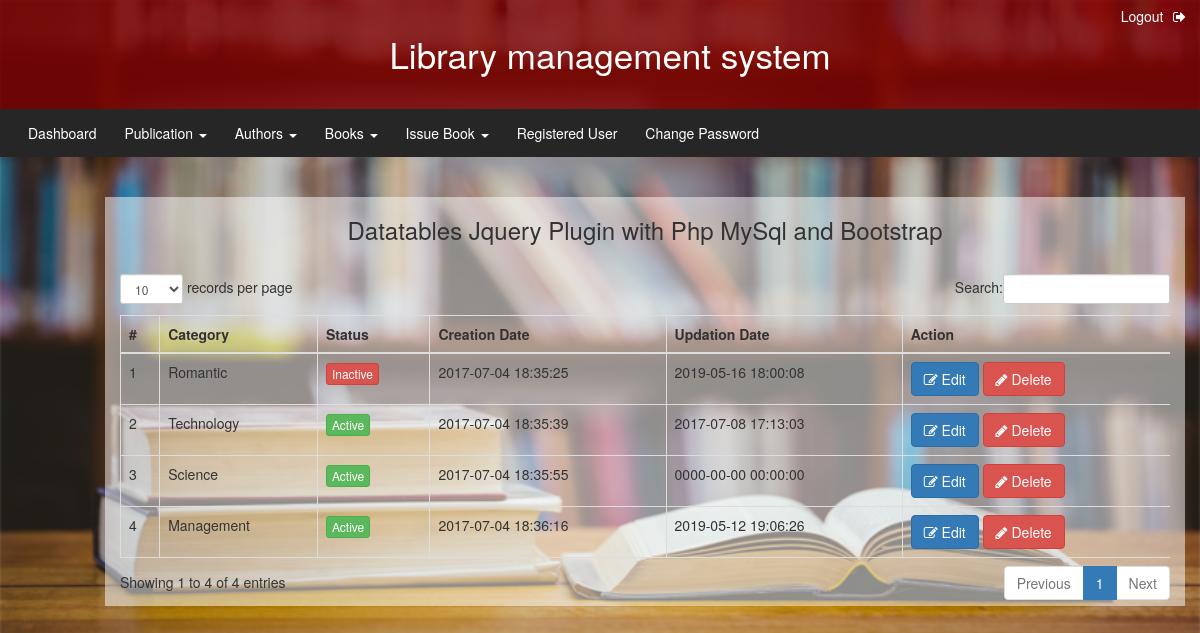
/check.php, run on the app's committed database.
### tables this page shows
CREATE TABLE `tblcategory` (
  `id` int(11) NOT NULL,
  `CategoryName` varchar(150) DEFAULT NULL,
  `Status` int(1) DEFAULT NULL,
  `CreationDate` timestamp NULL DEFAULT CURRENT_TIMESTAMP,
  `UpdationDate` timestamp NULL DEFAULT '0000-00-00 00:00:00' ON UPDATE CURRENT_TIMESTAMP
);

### check.php (the view, shortened to what this page needs)
 <?php
 $con = mysqli_connect("localhost", "root", "", "library");
 ?>
<!DOCTYPE html>
<html xmlns="http://www.w3.org/1999/xhtml">
<head>
    <link href="css/bootstrap.css" rel="stylesheet" />
    <link href="css/font-awesome.css" rel="stylesheet" />
    <link rel="stylesheet" type="text/css" href="css/template.css">
    <link href="css/style.css" rel="stylesheet" />
           <link rel="stylesheet" href="https://maxcdn.bootstrapcdn.com/bootstrap/3.3.6/css/bootstrap.min.css" />
           <link rel="stylesheet" href="https://cdn.datatables.net/1.10.12/css/dataTables.bootstrap.min.css" />
      </head>
     <body style="background-image: url('lib.png');
background-repeat: no-repeat;
background-size: cover;">
<?php include('includes/navbar2.php');?>
<br/><br/>
           <div class="container" style="background:rgba(255,255,255,0.5);margin-left:105px;width:90%;">
                <h3 align="center">Datatables Jquery Plugin with Php MySql and Bootstrap</h3>
                <br />
                <div class="table-responsive">
                     <table id="employee_data" class="table table-bordered table-hover" >
                          <thead>
                               <tr>
                                    <th>#</th>
                                    <th>Category</th>
                                    <th>Status</th>
                                    <th>Creation Date</th>
                                    <th>Updation Date</th>
                                    <th>Action</th>
                               </tr>
                          </thead>
                          <?php
                          $sql=mysqli_query($con,"SELECT * from  tblcategory");
                          $cnt=1;
                          while($row = mysqli_fetch_array($sql))
                          {?>
                            <tr>
                <td><?php echo $cnt; ?></td>
                <td><?php echo $row['CategoryName']; ?></td>
                <td class="center">
                  <?php if($row['Status']==1) {?>
                    <a href="#" class="btn btn-success btn-xs">Active</a>
                  <?php }
                   else {?>
                    <a href="#" class="btn btn-danger btn-xs">Inactive</a>
                  <?php } ?>
                </td>
                <td><?php echo $row['CreationDate']; ?></td>
                <td><?php echo $row['UpdationDate']; ?></td>
                <td class="center">
                  <a href="edit_pub.php?pubid=<?php echo $row['id'];?>"><button class="btn btn-primary"><i class="fa fa-edit "></i> Edit</button>
                  <a href="manage_publication.php?del=<?php echo $row['id'];?>" onclick="return confirm('Are you sure you want to delete?');" >  <button class="btn btn-danger"><i class="fa fa-pencil"></i> Delete</button>
                </td>
              </tr>
                           <?php $cnt=$cnt+1;}
                            ?>
                     </table>
                </div>
           </div>
      </body>
 </html>

### css/template.css (style rules this page uses)
body { background:background:rgba( 128, 0, 0,0.8);; line-height: 1.4; font-family: sans-serif; }

### data on the page
tblcategory: CategoryName "Romantic", Status "Inactive", CreationDate "2017-07-04 18:35:25", UpdationDate "2019-05-16 18:00:08"
tblcategory: CategoryName "Technology", Status "Active", CreationDate "2017-07-04 18:35:39", UpdationDate "2017-07-08 17:13:03"
tblcategory: CategoryName "Science", Status "Active", CreationDate "2017-07-04 18:35:55", UpdationDate "0000-00-00 00:00:00"
tblcategory: CategoryName "Management", Status "Active", CreationDate "2017-07-04 18:36:16", UpdationDate "2019-05-12 19:06:26"
